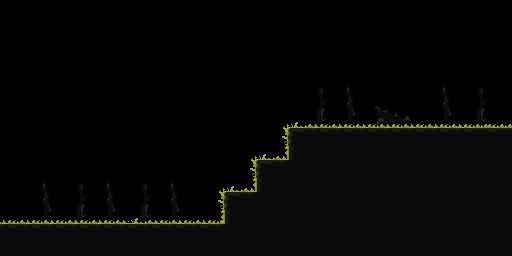

A level layout from a 2D game, rendered from its tile map. Below: a short description, then the map file with tile-grid data replaced by summaries:
An orthogonal 64x32 tile map with 8x8 px tiles, 2 tile layers (Background, Ground) and 6 objects (4x Collision, New Room, Previous Room).

<map version="1.10" tiledversion="git" orientation="orthogonal" renderorder="right-down" width="64" height="32" tilewidth="8" tileheight="8" infinite="0" nextlayerid="4" nextobjectid="7">
 <tileset firstgid="1" source="Matinho Tileset.tsx" />
 <layer id="2" name="Background" width="64" height="32">
  <data>[2048 cells, 255 non-empty, 77 distinct tile ids]</data>
 </layer>
 <objectgroup id="3" name="Camada de Objetos 1">
  <object id="1" name="Collision" x="0" y="224" width="224" height="32" />
  <object id="2" name="Collision" x="224" y="192" width="32" height="64" />
  <object id="3" name="Collision" x="256" y="160" width="32" height="96" />
  <object id="4" name="Collision" x="288" y="128" width="224" height="128" />
  <object id="5" name="New Room" x="516" y="80" width="8" height="48" />
  <object id="6" name="Previous Room" x="-12" y="176" width="8" height="48" />
 </objectgroup>
 <layer id="1" name="Ground" width="64" height="32">
  <data>[2048 cells, 704 non-empty, 25 distinct tile ids]</data>
 </layer>
</map>
